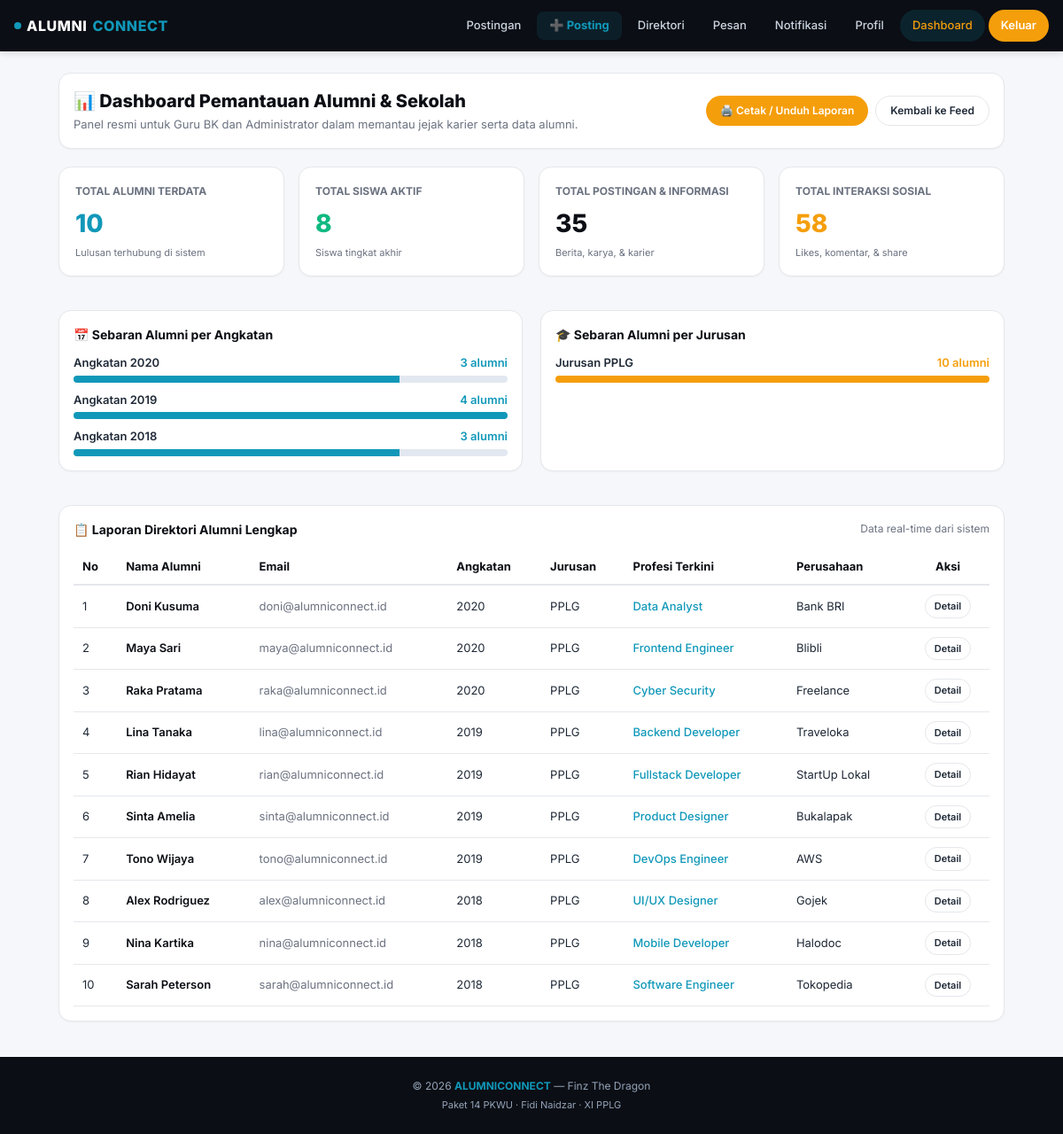
Page /admin/dashboard.php (signed in) on the committed database.
### tables this page shows
CREATE TABLE `users` (
  `id` bigint NOT NULL AUTO_INCREMENT,
  `username` varchar(50) NOT NULL,
  `email` varchar(100) NOT NULL,
  `password` varchar(255) NOT NULL,
  `role_id` bigint NOT NULL,
  `created_at` timestamp NULL DEFAULT CURRENT_TIMESTAMP,
  PRIMARY KEY (`id`),
  UNIQUE KEY `username` (`username`),
  UNIQUE KEY `email` (`email`),
  KEY `role_id` (`role_id`),
  CONSTRAINT `users_ibfk_1` FOREIGN KEY (`role_id`) REFERENCES `roles` (`id`)
);

CREATE TABLE `profiles` (
  `id` bigint NOT NULL AUTO_INCREMENT,
  `user_id` bigint NOT NULL,
  `nama` varchar(100) DEFAULT NULL,
  `foto` varchar(255) DEFAULT NULL,
  `bio` text,
  PRIMARY KEY (`id`),
  UNIQUE KEY `user_id` (`user_id`),
  CONSTRAINT `profiles_ibfk_1` FOREIGN KEY (`user_id`) REFERENCES `users` (`id`) ON DELETE CASCADE
);

CREATE TABLE `alumni_profiles` (
  `id` bigint NOT NULL AUTO_INCREMENT,
  `user_id` bigint NOT NULL,
  `angkatan` varchar(10) DEFAULT NULL,
  `tahun_lulus` year DEFAULT NULL,
  `jurusan` varchar(50) DEFAULT NULL,
  `profesi` varchar(100) DEFAULT NULL,
  `perusahaan` varchar(100) DEFAULT NULL,
  PRIMARY KEY (`id`),
  UNIQUE KEY `user_id` (`user_id`),
  CONSTRAINT `alumni_profiles_ibfk_1` FOREIGN KEY (`user_id`) REFERENCES `users` (`id`) ON DELETE CASCADE
);

### includes/functions.php (called while the page is built, shortened)
<?php
function baseUrl($path = '') {
    $base = '/alumniconnect';
    return $base . '/' . ltrim($path, '/');
}
function e($str) {
    return htmlspecialchars($str ?? '', ENT_QUOTES, 'UTF-8');
}

### admin/dashboard.php (the view, shortened to what this page needs)
<?php
require_once __DIR__ . '/../includes/functions.php';
require_once __DIR__ . '/../config/database.php';
$totalAlumni = $conn->query("SELECT COUNT(*) AS total FROM users WHERE role_id = 4")->fetch_assoc()['total'];
$totalSiswa  = $conn->query("SELECT COUNT(*) AS total FROM users WHERE role_id = 3")->fetch_assoc()['total'];
$totalPosts  = $conn->query("SELECT COUNT(*) AS total FROM posts")->fetch_assoc()['total'];
$totalInteractions = $conn->query("
    SELECT
        (SELECT COUNT(*) FROM likes) +
        (SELECT COUNT(*) FROM comments) +
        (SELECT COUNT(*) FROM shares) AS total
")->fetch_assoc()['total'];
$alumniPerAngkatan = $conn->query("
    SELECT angkatan, COUNT(*) AS jumlah
    FROM alumni_profiles
    WHERE angkatan IS NOT NULL AND angkatan <> ''
    GROUP BY angkatan
    ORDER BY angkatan DESC
")->fetch_all(MYSQLI_ASSOC);
$alumniPerJurusan = $conn->query("
    SELECT jurusan, COUNT(*) AS jumlah
    FROM alumni_profiles
    WHERE jurusan IS NOT NULL AND jurusan <> ''
    GROUP BY jurusan
    ORDER BY jumlah DESC
")->fetch_all(MYSQLI_ASSOC);
$alumniTable = $conn->query("
    SELECT
        u.id, u.username, u.email,
        p.nama,
        ap.angkatan, ap.jurusan, ap.profesi, ap.perusahaan
    FROM users u
    JOIN roles r ON r.id = u.role_id
    LEFT JOIN profiles p ON p.user_id = u.id
    LEFT JOIN alumni_profiles ap ON ap.user_id = u.id
    WHERE r.nama_role = 'alumni'
    ORDER BY ap.angkatan DESC, p.nama ASC
")->fetch_all(MYSQLI_ASSOC);
include __DIR__ . '/../includes/header.php';
?>
<div class="container" style="max-width:1100px; margin-top:24px;">
  <div class="card" style="margin-bottom:20px; display:flex; justify-content:space-between; align-items:center; flex-wrap:wrap; gap:12px;">
    <div>
      <h2 style="font-size:20px; font-weight:800; color:var(--navy);">📊 Dashboard Pemantauan Alumni & Sekolah</h2>
      <p style="font-size:13px; color:var(--text-muted); margin-top:2px;">
        Panel resmi untuk Guru BK dan Administrator dalam memantau jejak karier serta data alumni.
      </p>
    </div>
    <div style="display:flex; gap:8px;">
      <button onclick="window.print()" class="btn btn-primary btn-sm">🖨️ Cetak / Unduh Laporan</button>
      <a href="<?= baseUrl('pages/feed.php') ?>" class="btn btn-outline btn-sm">Kembali ke Feed</a>
    </div>
  </div>
  <div style="display:grid; grid-template-columns: repeat(auto-fit, minmax(200px, 1fr)); gap:16px; margin-bottom:24px;">
    <div class="card" style="padding:18px;">
      <div style="font-size:12px; font-weight:700; color:var(--text-muted); text-transform:uppercase;">Total Alumni Terdata</div>
      <div style="font-size:28px; font-weight:800; color:var(--primary); margin-top:6px;"><?= $totalAlumni ?></div>
      <div style="font-size:11px; color:var(--text-muted); margin-top:4px;">Lulusan terhubung di sistem</div>
    </div>
    <div class="card" style="padding:18px;">
      <div style="font-size:12px; font-weight:700; color:var(--text-muted); text-transform:uppercase;">Total Siswa Aktif</div>
      <div style="font-size:28px; font-weight:800; color:#10B981; margin-top:6px;"><?= $totalSiswa ?></div>
      <div style="font-size:11px; color:var(--text-muted); margin-top:4px;">Siswa tingkat akhir</div>
    </div>
    <div class="card" style="padding:18px;">
      <div style="font-size:12px; font-weight:700; color:var(--text-muted); text-transform:uppercase;">Total Postingan & Informasi</div>
      <div style="font-size:28px; font-weight:800; color:var(--navy); margin-top:6px;"><?= $totalPosts ?></div>
      <div style="font-size:11px; color:var(--text-muted); margin-top:4px;">Berita, karya, & karier</div>
    </div>
    <div class="card" style="padding:18px;">
      <div style="font-size:12px; font-weight:700; color:var(--text-muted); text-transform:uppercase;">Total Interaksi Sosial</div>
      <div style="font-size:28px; font-weight:800; color:var(--orange); margin-top:6px;"><?= $totalInteractions ?></div>
      <div style="font-size:11px; color:var(--text-muted); margin-top:4px;">Likes, komentar, & share</div>
    </div>
  </div>
  <div style="display:grid; grid-template-columns: repeat(auto-fit, minmax(320px, 1fr)); gap:20px; margin-bottom:24px;">
    <div class="card">
      <div class="card-header">
        <span class="card-title">📅 Sebaran Alumni per Angkatan</span>
      </div>
      <div style="display:flex; flex-direction:column; gap:10px;">
        <?php foreach ($alumniPerAngkatan as $a): ?>
          <div>
            <div style="display:flex; justify-content:space-between; font-size:13px; font-weight:600; margin-bottom:4px;">
              <span>Angkatan <?= e($a['angkatan']) ?></span>
              <span style="color:var(--primary);"><?= $a['jumlah'] ?> alumni</span>
            </div>
            <div style="background:#E2E8F0; border-radius:10px; height:8px; overflow:hidden;">
              <div style="background:var(--primary); height:100%; width: <?= min(100, $a['jumlah'] * 25) ?>%;"></div>
            </div>
          </div>
        <?php endforeach; ?>
      </div>
    </div>
    <div class="card">
      <div class="card-header">
        <span class="card-title">🎓 Sebaran Alumni per Jurusan</span>
      </div>
      <div style="display:flex; flex-direction:column; gap:10px;">
        <?php foreach ($alumniPerJurusan as $j): ?>
          <div>
            <div style="display:flex; justify-content:space-between; font-size:13px; font-weight:600; margin-bottom:4px;">
              <span>Jurusan <?= e($j['jurusan']) ?></span>
              <span style="color:var(--orange);"><?= $j['jumlah'] ?> alumni</span>
            </div>
            <div style="background:#E2E8F0; border-radius:10px; height:8px; overflow:hidden;">
              <div style="background:var(--orange); height:100%; width: <?= min(100, $j['jumlah'] * 20) ?>%;"></div>
            </div>
          </div>
        <?php endforeach; ?>
      </div>
    </div>
  </div>
  <div class="card">
    <div class="card-header">
      <span class="card-title">📋 Laporan Direktori Alumni Lengkap</span>
      <span style="font-size:12px; color:var(--text-muted);">Data real-time dari sistem</span>
    </div>
    <div style="overflow-x:auto;">
      <table style="width:100%; border-collapse:collapse; text-align:left; font-size:13px;">
        <thead>
          <tr style="border-bottom:2px solid var(--border); color:var(--navy); font-weight:700;">
            <th style="padding:10px;">No</th>
            <th style="padding:10px;">Nama Alumni</th>
            <th style="padding:10px;">Email</th>
            <th style="padding:10px;">Angkatan</th>
            <th style="padding:10px;">Jurusan</th>
            <th style="padding:10px;">Profesi Terkini</th>
            <th style="padding:10px;">Perusahaan</th>
            <th style="padding:10px; text-align:center;">Aksi</th>
          </tr>
        </thead>
        <tbody>
          <?php $no = 1; foreach ($alumniTable as $row): ?>
            <tr style="border-bottom:1px solid var(--border);">
              <td style="padding:10px;"><?= $no++ ?></td>
              <td style="padding:10px; font-weight:600; color:var(--navy);"><?= e($row['nama'] ?? $row['username']) ?></td>
              <td style="padding:10px; color:var(--text-muted);"><?= e($row['email']) ?></td>
              <td style="padding:10px;"><?= e($row['angkatan'] ?? '-') ?></td>
              <td style="padding:10px;"><?= e($row['jurusan'] ?? '-') ?></td>
              <td style="padding:10px; font-weight:500; color:var(--primary);"><?= e($row['profesi'] ?? '-') ?></td>
              <td style="padding:10px;"><?= e($row['perusahaan'] ?? '-') ?></td>
              <td style="padding:10px; text-align:center;">
                <a href="<?= baseUrl('pages/profile.php?id=' . $row['id']) ?>" class="btn btn-outline btn-sm" style="padding:4px 10px; font-size:11px;">
                  Detail
                </a>
              </td>
            </tr>
          <?php endforeach; ?>
        </tbody>
      </table>
    </div>
  </div>
</div>
<?php include __DIR__ . '/../includes/footer.php'; ?>

### assets/css/style.css (style rules this page uses)
:root { --primary: #1198B9; --primary-dark: #0d7fa0; --primary-light: #E6F4F8; --navy: #0B0E14; --navy-2: #11151A; --orange: #F59E0B; --orange-dark: #d97706; --orange-light: #FEF3E2; --bg: #F5F7FA; --white: #FFFFFF; --text: #1F2937; --text-muted: #6B7280; --border: #E5E7EB; --shadow-sm: 0 1px 2px rgba(0,0,0,0.04); --shadow: 0 2px 8px rgba(0,0,0,0.06); --shadow-md: 0 4px 16px rgba(0,0,0,0.08); --radius: 14px; --radius-sm: 10px; --radius-pill: 999px; }
* { margin: 0; padding: 0; box-sizing: border-box; }
html { scroll-behavior: smooth; }
body { font-family: 'Inter', 'Segoe UI', Arial, sans-serif; background: var(--bg); color: var(--text); font-size: 14px; line-height: 1.5; -webkit-font-smoothing: antialiased; padding-bottom: 80px; }
@media (min-width: 992px) { body { padding-bottom: 0; } }
a { color: inherit; text-decoration: none; }
button, input, textarea, select { font-family: inherit; font-size: inherit; }
.container { max-width: 1200px; margin: 0 auto; padding: 0 16px; }
.btn { display: inline-flex; align-items: center; justify-content: center; gap: 6px; padding: 10px 20px; border-radius: var(--radius-pill); font-weight: 600; font-size: 13px; border: none; cursor: pointer; transition: all 0.2s; text-align: center; white-space: nowrap; }
.btn-primary { background: var(--orange); color: white; }
.btn-outline { background: transparent; border: 1.5px solid var(--border); color: var(--text); }
.btn-sm { padding: 7px 16px; font-size: 12px; }
.card { background: white; border-radius: var(--radius); border: 1px solid var(--border); padding: 16px; box-shadow: var(--shadow-sm); margin-bottom: 14px; }
.card-header { display: flex; justify-content: space-between; align-items: center; margin-bottom: 12px; }
.card-title { font-size: 14px; font-weight: 700; color: var(--navy); }

### rows in the picture
users: profiles.nama "Doni Kusuma", email "doni@alumniconnect.id", alumni_profiles.angkatan "2020", alumni_profiles.jurusan "PPLG", alumni_profiles.profesi "Data Analyst", alumni_profiles.perusahaan "Bank BRI"
users: profiles.nama "Maya Sari", email "maya@alumniconnect.id", alumni_profiles.angkatan "2020", alumni_profiles.jurusan "PPLG", alumni_profiles.profesi "Frontend Engineer", alumni_profiles.perusahaan "Blibli"
users: profiles.nama "Raka Pratama", email "raka@alumniconnect.id", alumni_profiles.angkatan "2020", alumni_profiles.jurusan "PPLG", alumni_profiles.profesi "Cyber Security", alumni_profiles.perusahaan "Freelance"
users: profiles.nama "Lina Tanaka", email "lina@alumniconnect.id", alumni_profiles.angkatan "2019", alumni_profiles.jurusan "PPLG", alumni_profiles.profesi "Backend Developer", alumni_profiles.perusahaan "Traveloka"
users: profiles.nama "Rian Hidayat", email "rian@alumniconnect.id", alumni_profiles.angkatan "2019", alumni_profiles.jurusan "PPLG", alumni_profiles.profesi "Fullstack Developer", alumni_profiles.perusahaan "StartUp Lokal"
users: profiles.nama "Sinta Amelia", email "sinta@alumniconnect.id", alumni_profiles.angkatan "2019", alumni_profiles.jurusan "PPLG", alumni_profiles.profesi "Product Designer", alumni_profiles.perusahaan "Bukalapak"
users: profiles.nama "Tono Wijaya", email "tono@alumniconnect.id", alumni_profiles.angkatan "2019", alumni_profiles.jurusan "PPLG", alumni_profiles.profesi "DevOps Engineer", alumni_profiles.perusahaan "AWS"
users: profiles.nama "Alex Rodriguez", email "alex@alumniconnect.id", alumni_profiles.angkatan "2018", alumni_profiles.jurusan "PPLG", alumni_profiles.profesi "UI/UX Designer", alumni_profiles.perusahaan "Gojek"
users: profiles.nama "Nina Kartika", email "nina@alumniconnect.id", alumni_profiles.angkatan "2018", alumni_profiles.jurusan "PPLG", alumni_profiles.profesi "Mobile Developer", alumni_profiles.perusahaan "Halodoc"
users: profiles.nama "Sarah Peterson", email "sarah@alumniconnect.id", alumni_profiles.angkatan "2018", alumni_profiles.jurusan "PPLG", alumni_profiles.profesi "Software Engineer", alumni_profiles.perusahaan "Tokopedia"

### other values in the picture
$totalAlumni "10"
$totalSiswa "8"
$totalPosts "35"
$totalInteractions "58"
$a['angkatan'] "2020"
$a['jumlah'] "3"
$a['angkatan'] "2019"
$a['jumlah'] "4"
$a['angkatan'] "2018"
$j['jurusan'] "PPLG"
$j['jumlah'] "10"
